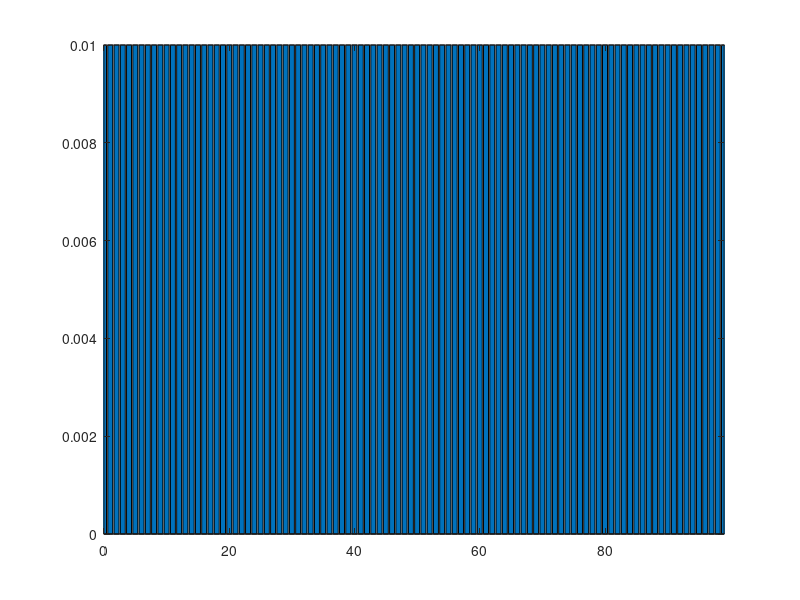

MATLAB code for this plot:
% P(Xtm1,Xt,Zt,Mt) = P(Xt|Xtm1,Mt)*P(Xtm1)*P(Zt|Xt)*P(Mt)
% dimensoes: % (i, j, k, l) -> Xtm1, Xt, Zt, Mt
% Xt -> 100 valores, Xtm1 -> 100 valores, Zt -> 2 valores, Mt -> 3 valores
 
% P(Xt|Xtm1,Mt) -> 100x100x1x3
% modelo do movimento
PXtgXtm1Mt = zeros(100, 100, 1, 3);
for j = 1:100
    % m = -1
    dist = pdf('Normal', 0:99, j-2, 1);
    PXtgXtm1Mt(:, j, 1, 1) = dist/sum(dist);
    % m = 0
    dist = pdf('Normal', 0:99, j-1, 1);
    PXtgXtm1Mt(:, j, 1, 2) = dist/sum(dist);
    % m = 1
    dist = pdf('Normal', 0:99, j, 1);
    PXtgXtm1Mt(:, j, 1, 3) = dist/sum(dist);
end
 
% P(Xtm1) -> 100x1x1x1
% informaзгo prйvia, inicialmente o robф nгo sabe onde estб
PXtm1 = ones(100, 1, 1, 1)/100;
 
% P(Zt|Xt) -> 1x100x2x1
% modelo do sensor, suponha que o sensor й gaussiano
tempNormal = pdf('Normal', 0:99, 20, 0.8) + ...
    pdf('Normal', 0:99, 30, 0.8) + pdf('Normal', 0:99, 70, 0.8);
tempNormal = tempNormal/sum(tempNormal);
PZtgXt = [1-tempNormal; tempNormal];
PZtgXt = permute(PZtgXt, [3 2 1 4]);
 
% P(Mt) -> 1x1x1x3
% informaзгo sobre o movimento, uniforme
PMt = ones(1, 1, 1, 3)/3;
 
% mapeia valores dos conjuntos Mt e Zt em нndices
dictMt = containers.Map([-1 0 1],[1 2 3]);
dictZt = containers.Map([0 1],[1 2]);
 
% prй alocando
% P(Xt,Xtm1|mt) = P(Xt|Xtm1,mt)*P(Xtm1) -> 100x100x1x1
PXtXtm1gmt = zeros(100, 100, 1, 1);
% P(Xt|mt,zt) -> 1x100x1x1
PXtgmtzt = zeros(1, 100, 1, 1);
 
% plota o primeiro grбfico, com a curva uniforme
h = bar(0:99, PXtm1);
xlim([0 99]);
 
mt = 0;
zt = 0;
 
% mtSet = [1 1 1 1 1 1 1 1 1 1 1 1 1 1 1 1 1 0 0 -1 9];
% ztSet = [0 0 0 0 0 1 1 1 0 0 0 0 0 0 0 0 1 1 1  1 9];
 
n = 1;
 
while mt == -1 || mt == 0 || mt == 1
    % movimentaзгo e prediзгo
    % mt = mtSet(n);
    mt = inputdlg('Valor de mt:', 's');
    mt = str2double(mt);
    if mt == -1 || mt == 0 || mt == 1 
        % P(Xt|mt) = sum[P(Xt|Xtm1,mt)*P(Xtm1), Xtm1] -> 1x100x1x1
        % P(Xt|mt) = sum[P(Xt,Xtm1|mt), Xtm1]
        for i = 1:100
            for j = 1:100
                PXtXtm1gmt(i,j,1,1) = PXtgXtm1Mt(i,j,1,dictMt(mt)) * PXtm1(i,1,1,1);
            end
        end
        PXtgmt = sum(PXtXtm1gmt, 1);
        % mostra o grбfico da prediзгo
        set(h, 'YData', PXtgmt);
    end
    % inputdlg(strcat('m = ', num2str(mt)));
    % sensoriamento e correзгo
    % zt = ztSet(n);
    zt = inputdlg('Valor de zt:', 's');
    zt = str2double(zt);
    if zt == 0 || zt == 1
        % P(Xt|mt,zt) = n*P(zt|Xt)*P(Xt|mt)
        for j = 1:100
            PXtgmtzt(1,j,1,1) = PZtgXt(1,j,dictZt(zt),1) * PXtgmt(1,j,1,1);
        end
        PXtgmtzt = PXtgmtzt/sum(PXtgmtzt, 2);
        % mostra o grбfico da correзгo
        set(h, 'YData', PXtgmtzt);
        % P(Xtm1) = P(Xt|mt,zt)
        PXtm1 = permute(PXtgmtzt, [2 1 3 4]);
    end
    % inputdlg(strcat('z = ', num2str(zt)));
    % n = n + 1;
end